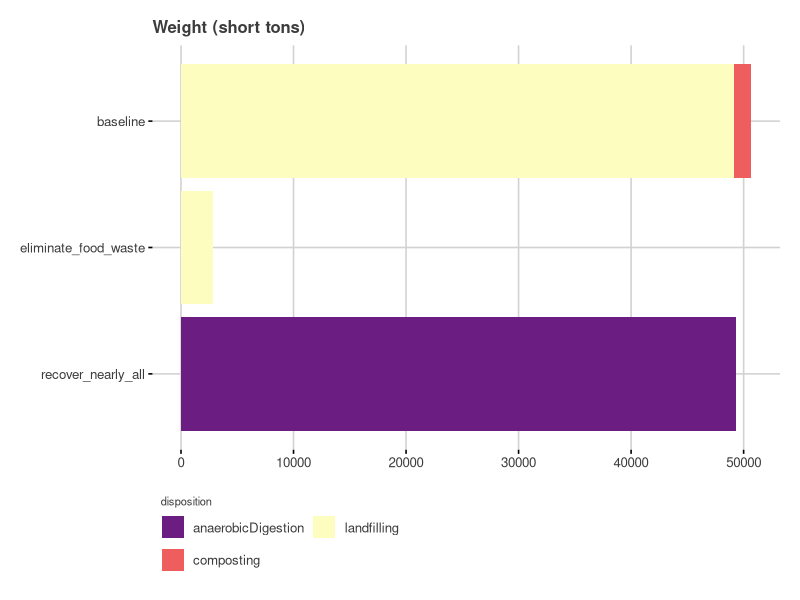
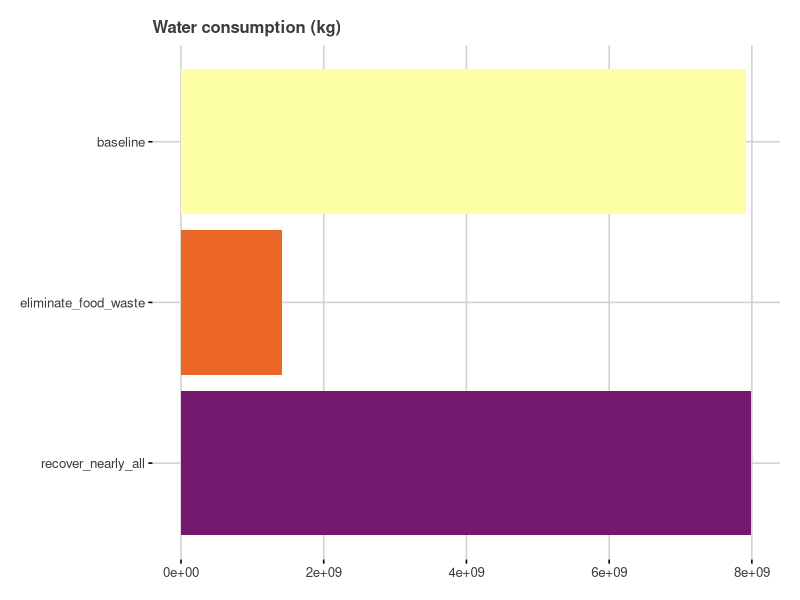
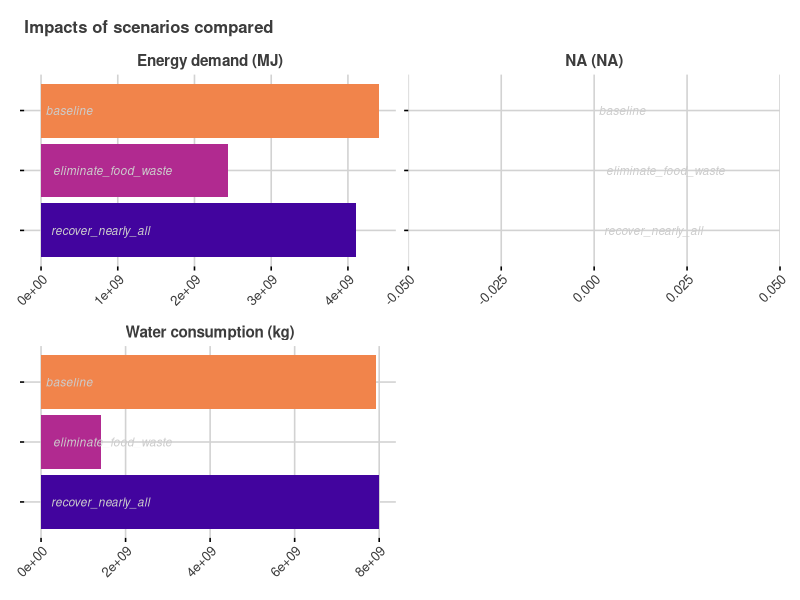
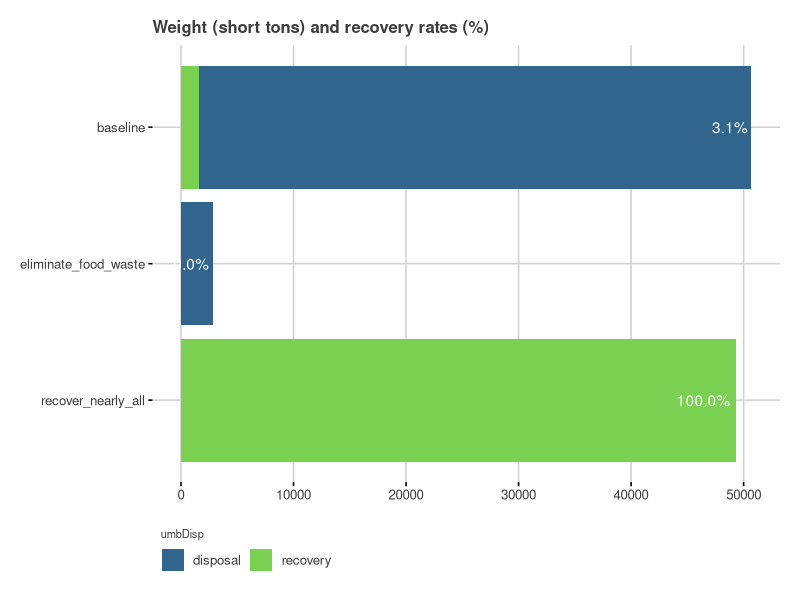
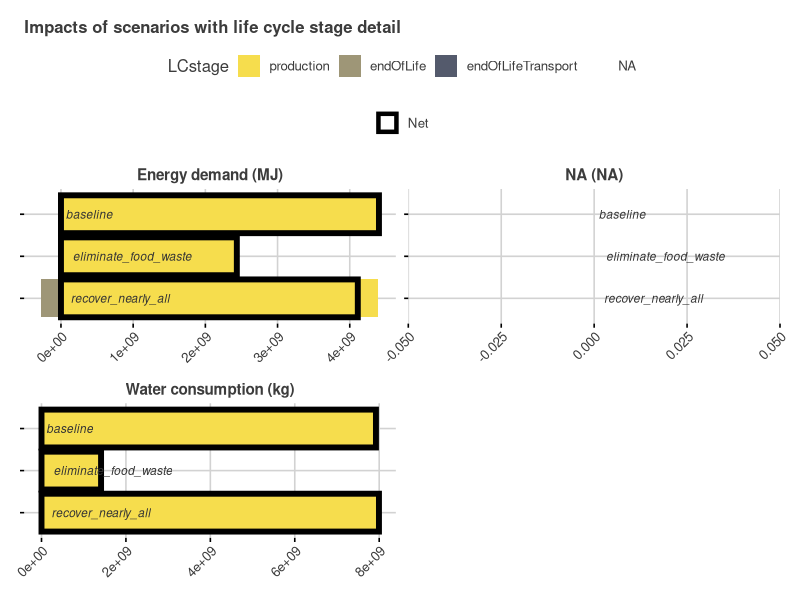
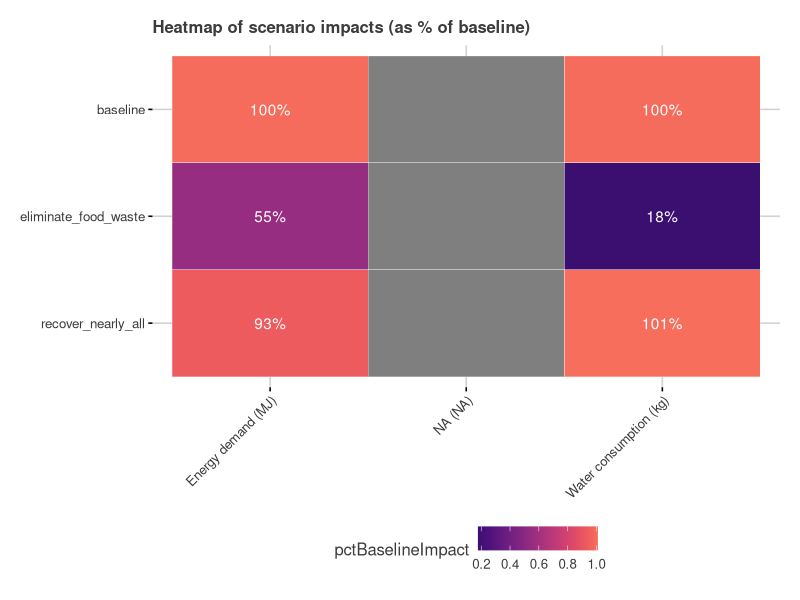
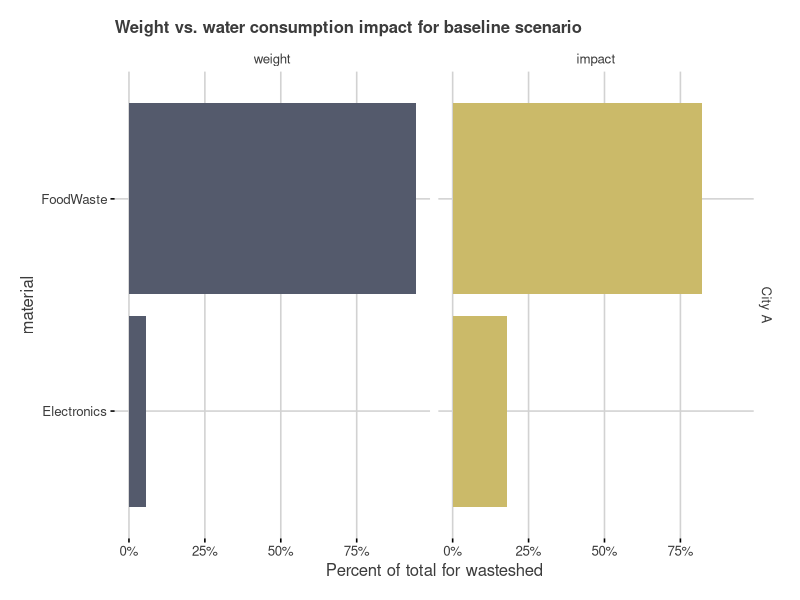
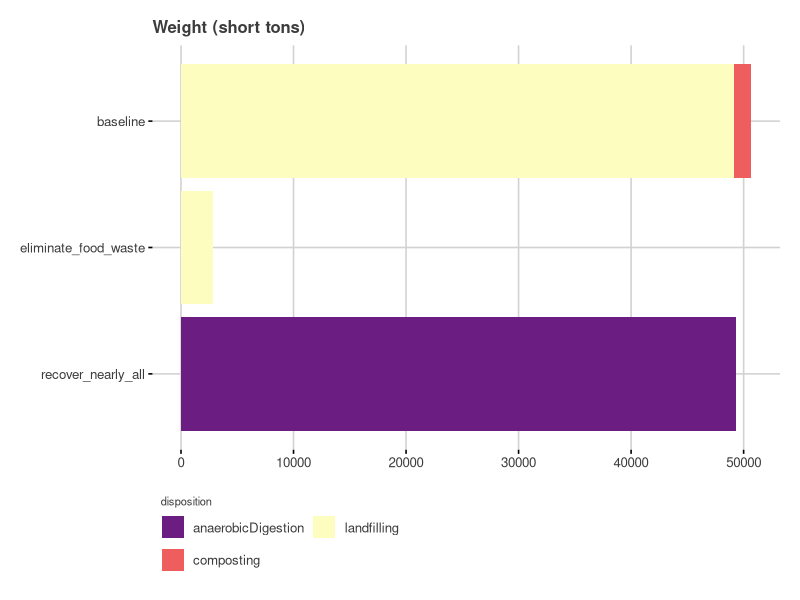

Generate these figures, in order, with R:
## ---- chunk 1
# checking working directory
getwd()

# loading packages useful for the analysis
library(tidyverse)  # many useful functions for data management
library(ggthemes)   # some themes for plotting
library(scales)     # useful functions for labeling charts
library(knitr)      # helps generate formatted output of various kinds
library(rmarkdown)  # converts RMarkdown documents to other formats
library(viridis)    # nice & accessible color schemes
library(svglite)    # helps write charts to SVG files
## ---- chunk 2
# loading the mass profile data into an R data frame
massProfiles <-
  read.csv(
    file = "source_data/mass_profiles.csv", 
    header = TRUE, 
    stringsAsFactors = FALSE  
  )
# a formatted printout
kable(
  massProfiles, 
  caption="a simple massProfiles table for 3 scenarios and 2 materials"
)
## ---- chunk 3
str(massProfiles)
## ---- chunk 4
massProfiles %>%
  group_by(scenario) %>%
  summarize(tons=sum(tons)) %>%
  kable()
## ---- chunk 5
massProfiles %>%
  group_by(scenario, material, disposition) %>%
  summarize(tons=sum(tons)) %>%
  kable()
## ---- chunk 6
massProfiles %>%
  filter(
    scenario=="baseline" | scenario=="eliminate_food_waste"
    ) %>%
  kable()
## ---- chunk 7
# loading the impact factor data into an R data frame
impactFactors <-
  read.csv(
    file = "../impactFactors/distributable/impactFactors.csv", 
    header = TRUE, 
    stringsAsFactors = FALSE  #
  ) %>%
  # for the sake of brevity in this example analysis ,
  # limiting the impactFactors to two impact categories
  # and two materials.  In regular usage there is no
  # need to do such filtering -- the impactFactors 
  # data frame may be left complete.
  filter(
    (impactCategory== "Energy demand" | 
       impactCategory=="Water consumption") &
      (material=="Electronics" | material=="FoodWaste") 
  ) %>%
  # sorting it for easier reading
  arrange(impactCategory, material, LCstage, disposition)
# a formatted printout
kable(impactFactors)
## ---- chunk 8
str(impactFactors)
## ---- chunk 9
# checking for rows of impactFactors that might be duplicates
# and printing a summary sentence
print(
  paste(
    "There are ",
    impactFactors %>%
      group_by(material, LCstage, disposition, impactCategory) %>%
      summarise(myCount=n()) %>% # number of rows in each group
      filter(myCount != 1) %>% # keep only rows where count <> 1
      nrow(),
    " rows in impactFactors that need to be inspected for duplicates.",
    sep=""
  )
)
## ---- chunk 10
# copy end-of-life tons and label them as production tons
tempProductionMasses <-
  massProfiles %>%
  mutate(
    disposition="production",
    umbDisp="production",
    miles=NA
  )
# add the production tons to the end-of-life tons
massProfilesPlus <-
  bind_rows(
    massProfiles,
    tempProductionMasses
  ) %>%
  # sort the new, larger table
  arrange(
    scenario, wasteshed, material, disposition
  )
rm(tempProductionMasses) # remove temporary table
## ---- chunk 11
print(
  paste(
    "Total tonnage in massProfiles is ",
    sum(massProfiles$tons),
    ".",
    sep=""
  )
)

print(
  paste(
    "Total tonnage in massProfilesPlus is ",
    sum(massProfilesPlus$tons),
    ".",
    sep=""
  )
)

massProfilesPlus %>% 
  group_by(scenario) %>%
  summarise(
    prodTons=sum(ifelse(umbDisp=="production",tons,0)),
    eolTons=sum(ifelse(umbDisp!="production",tons,0))
  ) %>%
  print()

## ---- chunk 12
impactsInDetail <-
  # joining all impact factors relevant to massProfiles
  left_join(  # important: use left_join not full_join
    massProfilesPlus,
    impactFactors,
    by = c("material", "disposition")
  ) %>%
  # calculating impacts with special considerations 
  # for end-of-life transport impacts
  mutate(
    # if miles is missing replace it with default value
    miles = ifelse(is.na(miles), impliedMiles, miles),
    # calculate impact 
    impact =
      case_when(
        LCstage != "endOfLifeTransport" ~ tons*impactFactor,
        LCstage == "endOfLifeTransport" ~
          tons*(miles/impliedMiles)*impactFactor
      )
  ) %>%
  arrange(impactCategory, scenario, material, LCstage, disposition)
## ---- chunk 13
kable(
  impactsInDetail
)
## ---- chunk 14
impactsInDetail %>%
  group_by(LCstage, scenario) %>%
  summarise(tons=sum(tons)) %>%
  arrange(scenario, LCstage) %>%
  kable()
## ---- chunk 15
impactsInDetail %>% 
  filter(is.na(impactFactor) | impactFactor==0) %>%
  nrow()
impactsInDetail %>%
  filter(is.na(impact)) %>%
  nrow()
impactsInDetail %>%
  filter(is.na(tons)) %>%
  nrow()
  
## ---- chunk 16
# most abundant materials in the wastestream, in order
materialSortOrder <-
  massProfiles %>%
  group_by(material) %>%
  summarise(tons=sum(tons)) %>%
  arrange(desc(tons)) %>%
  pull(material)
# a table of impact categories combined with units
# (for use in chart labels)
impactLabels <-
  impactFactors %>%
  select(impactCategory, impactUnits) %>%
  distinct() %>%
  mutate(
    impactLabel = 
      paste(
        impactCategory,
        " (",
        impactUnits,
        ")",
        sep=""
      )
  )
# a custom graphic theme for charts, inspired by 
# the fivethirtyeight theme
theme_539 <- function() {
  theme_fivethirtyeight() +
  theme(
    rect=element_rect(fill="transparent"),
    panel.grid = element_blank(),
    axis.ticks = element_line()
  )
}

# making an ordered list of scenarios, where "baseline" is first
scenarioOrder <- 
  c(
    "baseline",
    setdiff(
        massProfiles %>% 
        select(scenario) %>% 
        distinct() %>% 
        pull(scenario),
      "baseline")
  )
## ---- chunk 17
# summing weights by disposition for each scenario
tempWeightData1 <- 
  impactsInDetail %>%
  filter(
    LCstage == "endOfLife" & impactCategory=="Energy demand"
    ) %>% # correct set for weight calculations
  group_by(scenario, disposition) %>% 
  summarise(tons=sum(tons)) %>%
  ungroup() %>%
  filter(tons != 0) %>%
  mutate(scenario= factor(scenario, levels=rev(scenarioOrder)))
kable(tempWeightData1)
## ---- chunk 18
tempWeightChart1 <-
  ggplot()+
  ggtitle("Weight (short tons)")+
  theme_539()+
  geom_bar(
    data = tempWeightData1,
    aes(x = scenario, y= tons, fill= disposition),
    color=NA,
    stat="identity"
  )+
  scale_fill_viridis(begin=0.32, end=1, discrete = TRUE, option="A")+
  coord_flip()+
  guides(fill=guide_legend(ncol=2, title.position = "top"))+
  theme(
    rect=element_rect(fill="transparent"),
    plot.title = element_text(size=12),
    legend.position="bottom",
    legend.title = element_text(size=8),
    legend.justification="left"
    )
# printing the chart to the current device
tempWeightChart1
# saving the chart as external files
ggsave("chart_output/weights.png")
ggsave("chart_output/weights.svg")
## ---- chunk 19
tempImpactData1 <-
  impactsInDetail %>%
  group_by(scenario, impactCategory, impactUnits) %>%
  summarise(impact=sum(impact)) %>%
  ungroup() %>%
  mutate(
    scenario = factor(scenario, levels = rev(scenarioOrder)),
    impactLabel = 
      paste(
        impactCategory,
        " (",
        impactUnits,
        ")",
        sep=""
      )
  ) 
kable(tempImpactData1)
## ---- chunk 20
# chose a single impactCategory at random
tempImpactCategory <- sample_n(impactLabels, 1)
# get the impacts for that category
tempImpactChart1 <-
  ggplot()+
  ggtitle(tempImpactCategory$impactLabel)+
  theme_539()+
  geom_bar(
    data = 
      tempImpactData1 %>% 
        filter(impactCategory==tempImpactCategory$impactCategory),
    aes(x = scenario, y= impact, fill=scenario),
    color=NA,
    stat="identity"
  )+
  scale_fill_viridis(begin=0.32, end=1, discrete = TRUE, option="B")+
  coord_flip()+
  guides(fill=guide_legend(ncol=2, title.position = "top"))+
  theme(
    rect=element_rect(fill="transparent"),
    plot.title = element_text(size=12),
    legend.position="none",
    legend.title = element_text(size=8),
    legend.justification="left"
    )
tempImpactChart1
ggsave("chart_output/impacts1.png")
ggsave("chart_output/impacts1.svg")
## ---- chunk 21
tempImpactChart1 <-
  ggplot()+
  ggtitle("Impacts of scenarios compared")+
  theme_539()+
  geom_bar(
    data = tempImpactData1,
    aes(x = scenario, y= impact, fill=scenario),
    color=NA,
    # size=2,
    stat="identity"
  )+
  geom_text(
    data=tempImpactData1,
    aes(x=scenario, y=0, label=scenario),
    color="gray80",
    size=3,
    fontface="italic",
    hjust=-0.1
  )+
  facet_wrap(~impactLabel, ncol=2, scales="free")+
  scale_fill_viridis(
    begin=0.1, end=0.7, discrete = TRUE, option="C"
  )+
  coord_flip()+
#  guides(fill=guide_legend(ncol=2, title.position = "top"))+
  theme(
    rect=element_rect(fill="transparent"),
    plot.title = element_text(size=12),
    legend.position="none",
    axis.text.x=element_text(angle=45, hjust=1),
    axis.text.y=element_blank(),
    strip.text = element_text(size=11, face="bold")
    )
tempImpactChart1
ggsave("chart_output/impacts2.png") 
ggsave("chart_output/impacts2.svg")
## ---- chunk 22
# summing weights by umbDisp for each scenario
tempWeightData2 <- 
  impactsInDetail %>%
  filter(
    LCstage == "endOfLife" & impactCategory == "Energy demand"
  ) %>% # correct set for weight calculations
  group_by(scenario, umbDisp) %>% 
  summarise(tons=sum(tons)) %>%
  ungroup() %>%
  filter(tons != 0) %>%
  mutate(scenario= factor(scenario, levels=rev(scenarioOrder))) %>%
  group_by(scenario) %>%
  mutate(recovTons=ifelse(umbDisp=="recovery",tons,0)) %>%
  ungroup()
kable(tempWeightData2)

# creating a data file that expresses weight-based
# recovery rate for each scenario
tempWeightData2a <-
  tempWeightData2 %>%
  group_by(scenario) %>%
  summarise(
    recovTons=sum(recovTons),
    tons=sum(tons)
  ) %>%
  ungroup() %>%
  mutate(recovRate=recovTons/tons)
kable(tempWeightData2a)
## ---- chunk 23
tempWeightChart2 <-
  ggplot()+
  ggtitle("Weight (short tons) and recovery rates (%)")+
  theme_539()+
  geom_bar(
    data = tempWeightData2,
    aes(x = scenario, y= tons, fill= umbDisp),
    color=NA,
    stat="identity"
  )+
  geom_text(
    data=tempWeightData2a,
    aes(x=scenario, y=tons, label=percent(recovRate)),
    hjust=1.1,
    color="white"
  )+
  scale_fill_viridis(
    begin=0.32, end=0.8, option="D", discrete = TRUE
    )+
  coord_flip()+
  guides(fill=guide_legend(ncol=2, title.position = "top"))+
  theme(
    rect=element_rect(fill="transparent"),
    plot.title = element_text(size=12),
    legend.position="bottom",
    legend.title = element_text(size=8),
    legend.justification="left"
    )
tempWeightChart2
ggsave("chart_output/weights2.png")
ggsave("chart_output/weights2.svg")
## ---- chunk 24
tempImpactData2 <-
  impactsInDetail %>%
  group_by(scenario, LCstage, impactCategory, impactUnits) %>%
  summarise(impact=sum(impact)) %>%
  ungroup() %>%
  mutate(
    scenario = factor(scenario, levels = rev(scenarioOrder)),
    impactLabel = 
      paste(
        impactCategory,
        " (",
        impactUnits,
        ")",
        sep=""
      ),
    LCstage=
      factor(
        LCstage,
        levels=c("production","endOfLife","endOfLifeTransport")
      )
  ) 
kable(tempImpactData2)
## ---- chunk 25
tempImpactChart2 <-
  ggplot()+
  ggtitle("Impacts of scenarios with life cycle stage detail")+
  theme_539()+
  geom_bar(
    data = tempImpactData2,
    aes(x = scenario, y= impact, fill=LCstage),
    color=NA,
    # size=2,
    stat="identity"
  )+
  geom_bar(
    data=tempImpactData1 %>% mutate(LCstage="Net"),
    aes(x=scenario, y=impact, color=LCstage),
    stat="identity",
    fill=NA,
    size=2
  )+
  geom_text(
    data=tempImpactData1 %>% mutate(LCstage="Net"),
    aes(x=scenario, y=0, label=scenario),
    stat="identity",
    color="gray20",
    size=3,
    fontface="italic",
    hjust=-0.1,
    vjust=0.5
  )+
  facet_wrap(~impactLabel, ncol=2, scales="free")+
  scale_color_manual(values="black")+
  scale_fill_viridis(
    begin=0.32, end=0.95, option="E", discrete = TRUE,
    direction = -1
  )+
  coord_flip()+
  guides(
    color=guide_legend(nrow=1, title=NULL),
    fill=guide_legend(nrow=1, title.position = "left")
    )+
  theme(
    rect=element_rect(fill="transparent"),
    plot.title = element_text(size=12),
    legend.position="top",
    axis.text.x=element_text(angle=45, hjust=1),
    axis.text.y=element_blank(),
    strip.text = element_text(size=11, face="bold")
    )
tempImpactChart2
ggsave("chart_output/impacts3.png") 
ggsave("chart_output/impacts3.svg")
## ---- chunk 26
tempImpactData3 <-
  tempImpactData1 %>% 
  filter(scenario=="baseline") %>%
  select(impactLabel, impact) %>%
  rename(baselineImpact=impact)
tempImpactData3a <-
  left_join(
    tempImpactData1,
    tempImpactData3,
    by= c("impactLabel")
  ) %>%
  mutate(
    pctBaselineImpact=impact/baselineImpact
  )
kable(tempImpactData3a)
## ---- chunk 27
tempImpactChart3 <-
  ggplot()+
  ggtitle("Heatmap of scenario impacts (as % of baseline)")+
  theme_539()+
  geom_tile(
    data=tempImpactData3a,
    aes(y=scenario, x=impactLabel, fill=pctBaselineImpact),
    color="white"
  )+
  geom_text(
    data=tempImpactData3a,
    aes(
      y=scenario, x=impactLabel, label=percent(pctBaselineImpact,1)
    ),
    color="white"
  )+
  scale_fill_viridis(begin=0.2, end=0.7, option="A")+
  theme(
    plot.title = element_text(size=12),
    rect=element_rect(fill="transparent"),
    panel.grid = element_blank(),
    axis.ticks = element_line(),
    axis.text.x = element_text(hjust=1, angle=45)
  )
tempImpactChart3
ggsave("chart_output/impacts4.png")
ggsave("chart_output/impacts4.svg")
## ---- chunk 28
tempWeightData4 <-
  impactsInDetail %>%
  filter(
    LCstage == "endOfLife" & impactCategory=="Energy demand"
  ) %>% # correct set for weight calculations
  group_by(wasteshed, scenario, material, umbDisp) %>% 
  summarise(tons=sum(tons)) %>%
  ungroup() %>%
  filter(tons != 0) %>%
  mutate(scenario= factor(scenario, levels=rev(scenarioOrder))) %>%
  mutate(recovTons=ifelse(umbDisp=="recovery",tons,0)) %>%
  mutate(material=factor(material, levels=materialSortOrder))

# creating a data file that expresses weight-based
# recovery rate for each scenario
tempWeightData4a <-
  tempWeightData4 %>%
  group_by(wasteshed, scenario, material) %>%
  summarise(
    recovTons=sum(recovTons),
    tons=sum(tons)
  ) %>%
  ungroup() %>%
  mutate(recovRate=recovTons/tons)

# total weight for the scenario
tempWeightData4b <-
  tempWeightData4a %>%
  group_by(wasteshed, scenario) %>%
  summarise(allTons=sum(tons)) %>%
  ungroup()

# combining that total
tempWeightData4c <-
  full_join(
    tempWeightData4a,
    tempWeightData4b,
    by=c("wasteshed", "scenario")
  ) %>%
  mutate(pctTons=tons/allTons)

# adding impact categories
tempWeightData4d <-
  left_join(
    tempWeightData4c %>% mutate(dummy=1),
    impactLabels %>% mutate(dummy=1),
    by="dummy"
  ) %>%
  select(-dummy) %>%
  filter(impactCategory != "Energy demand")
## ---- chunk 29
tempImpactData4 <-
  impactsInDetail %>%
  group_by(
    wasteshed,
    scenario, 
    material,
    LCstage, 
    impactCategory, impactUnits
  ) %>%
  summarise(impact=sum(impact)) %>%
  ungroup() %>%
  mutate(
    scenario = factor(scenario, levels = rev(scenarioOrder)),
    impactLabel = 
      paste(
        impactCategory,
        " (",
        impactUnits,
        ")",
        sep=""
      ),
    LCstage=
      factor(
        LCstage,
        levels=c("production","endOfLife","endOfLifeTransport")
      )
  ) %>%
  filter(impactCategory != "Energy demand") #removing to save space

tempImpactData4a <-
  tempImpactData4 %>%
  group_by(
    wasteshed, 
    scenario, 
    material, 
    impactCategory, 
    impactUnits, 
    impactLabel
  ) %>%
  summarise(impact=sum(impact)) %>%
  ungroup()

tempImpactData4b <-
  tempImpactData4a %>%
  group_by(
    wasteshed, scenario, impactCategory, impactUnits, impactLabel
  ) %>%
  summarise(allImpact=sum(impact)) %>%
  ungroup()

tempImpactData4c <-
  full_join(
    tempImpactData4a,
    tempImpactData4b,
    by=c(
      "wasteshed", "scenario", "impactCategory",
      "impactUnits", "impactLabel"
    )
  ) %>%
  mutate(pctImpact=impact/allImpact)
## ---- chunk 30
weightImpactComparisonData1 <-
  bind_rows(
    tempWeightData4d %>%
      select(scenario, wasteshed, material, pctTons, impactLabel) %>%
      rename(pctTotal=pctTons) %>%
      mutate(dataType="weight"),
    tempImpactData4c %>%
      select(scenario, wasteshed, material, pctImpact, impactLabel) %>%
      rename(pctTotal=pctImpact) %>%
      mutate(dataType="impact")
  ) %>%
  arrange(wasteshed, scenario, material, impactLabel)

## ---- chunk 31
weightImpactComparisonData2 <-
  filter(
    weightImpactComparisonData1,
    scenario=="baseline",
    impactLabel=="Water consumption (kg)"
  ) %>%
  mutate(dataType=factor(dataType, levels=c("weight", "impact")))
ggplot()+
  ggtitle("Weight vs. water consumption impact for baseline scenario")+
  theme_539()+
  geom_bar(
    data=weightImpactComparisonData2,
    aes(x=material, y=pctTotal, fill=dataType),
    stat="identity",
    color=NA
  )+
  scale_y_continuous(
    name="Percent of total for wasteshed",
    labels=percent
  )+
  scale_fill_viridis(begin = 0.32, end=0.8, 
                      discrete=TRUE,
                      option="cividis",
                      direction=1)+
  facet_grid(wasteshed~dataType)+
  coord_flip()+
  theme(
    rect=element_rect(fill="transparent"),
    axis.ticks=element_line(),
    legend.position="none",
    axis.title=element_text(),
    plot.title=element_text(size=12)
  )
ggsave("chart_output/weight_impact_comparison.png")
ggsave("chart_output/weight_impact_comparison.svg")
